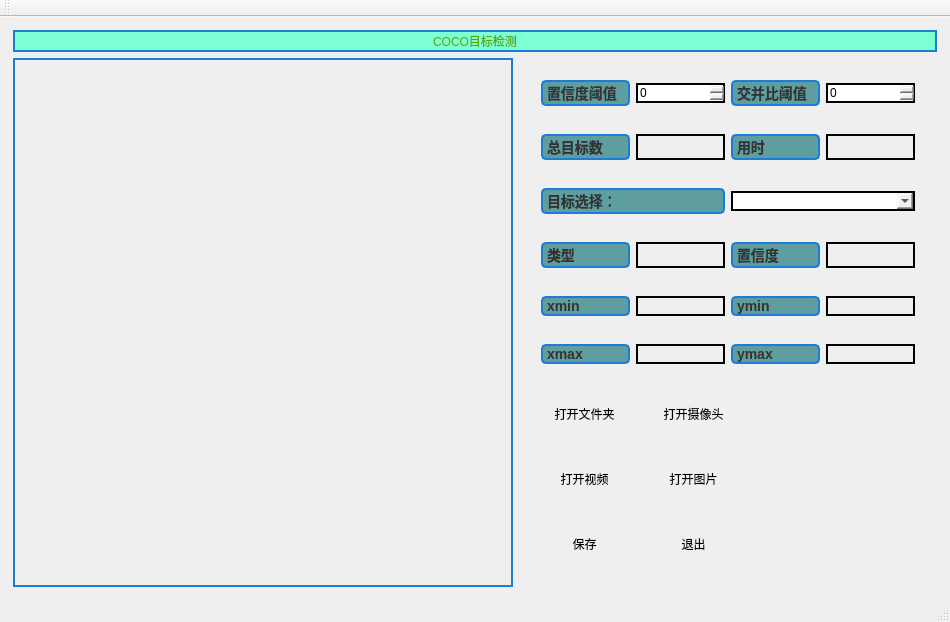
<?xml version="1.0" encoding="UTF-8"?>
<ui version="4.0">
 <class>QtWidgetsApplication2Class</class>
 <widget class="QMainWindow" name="QtWidgetsApplication2Class">
  <property name="geometry">
   <rect>
    <x>0</x>
    <y>0</y>
    <width>950</width>
    <height>622</height>
   </rect>
  </property>
  <property name="windowTitle">
   <string>QtWidgetsApplication2</string>
  </property>
  <widget class="QWidget" name="centralWidget">
   <layout class="QHBoxLayout" name="horizontalLayout_10">
    <item>
     <layout class="QVBoxLayout" name="verticalLayout_5">
      <property name="sizeConstraint">
       <enum>QLayout::SizeConstraint::SetMinAndMaxSize</enum>
      </property>
      <property name="leftMargin">
       <number>2</number>
      </property>
      <property name="topMargin">
       <number>2</number>
      </property>
      <property name="rightMargin">
       <number>2</number>
      </property>
      <property name="bottomMargin">
       <number>2</number>
      </property>
      <item>
       <widget class="QLabel" name="label">
        <property name="minimumSize">
         <size>
          <width>0</width>
          <height>0</height>
         </size>
        </property>
        <property name="maximumSize">
         <size>
          <width>16777215</width>
          <height>100</height>
         </size>
        </property>
        <property name="contextMenuPolicy">
         <enum>Qt::ContextMenuPolicy::NoContextMenu</enum>
        </property>
        <property name="styleSheet">
         <string notr="true">font: 24pt &quot;华文楷体&quot;;
color: rgb(85, 170, 0);
border-style: solid; /* 边框样式 */
border-width: 2px; /* 边框宽度 */
border-color: #1c7cd6; /* 边框颜色 */
background-color: #7FFFD4; /* 背景颜色 */</string>
        </property>
        <property name="text">
         <string>COCO目标检测</string>
        </property>
        <property name="textFormat">
         <enum>Qt::TextFormat::AutoText</enum>
        </property>
        <property name="alignment">
         <set>Qt::AlignmentFlag::AlignCenter</set>
        </property>
        <property name="margin">
         <number>0</number>
        </property>
        <property name="indent">
         <number>-1</number>
        </property>
        <property name="openExternalLinks">
         <bool>false</bool>
        </property>
        <property name="textInteractionFlags">
         <set>Qt::TextInteractionFlag::LinksAccessibleByMouse|Qt::TextInteractionFlag::TextEditable</set>
        </property>
        <property name="buddy">
         <cstring></cstring>
        </property>
       </widget>
      </item>
      <item>
       <layout class="QHBoxLayout" name="horizontalLayout_9">
        <item>
         <widget class="QLabel" name="label_6">
          <property name="sizePolicy">
           <sizepolicy hsizetype="Preferred" vsizetype="Preferred">
            <horstretch>0</horstretch>
            <verstretch>0</verstretch>
           </sizepolicy>
          </property>
          <property name="minimumSize">
           <size>
            <width>500</width>
            <height>0</height>
           </size>
          </property>
          <property name="styleSheet">
           <string notr="true">QLabel {
   
    background-image: url(:占位图片.png); /* 背景图片 */
    background-repeat: no-repeat; /* 背景图片不重复 */
    background-position: center; /* 背景图片居中 */
	border-style: solid; /* 边框样式 */
	border-width: 2px; /* 边框宽度 */
	border-color: #1c7cd6; /* 边框颜色 */
}
</string>
          </property>
          <property name="text">
           <string/>
          </property>
          <property name="textFormat">
           <enum>Qt::TextFormat::MarkdownText</enum>
          </property>
          <property name="alignment">
           <set>Qt::AlignmentFlag::AlignCenter</set>
          </property>
         </widget>
        </item>
        <item>
         <layout class="QVBoxLayout" name="verticalLayout_4">
          <item>
           <widget class="QWidget" name="widget_5" native="true">
            <property name="styleSheet">
             <string notr="true">QWidget{border-style: solid; /* 边框样式 */
border-width: 2px; /* 边框宽度 */
#border-color: #1c7cd6; /* 边框颜色 */}</string>
            </property>
            <layout class="QVBoxLayout" name="verticalLayout">
             <item>
              <widget class="QWidget" name="widget_2" native="true">
               <property name="contextMenuPolicy">
                <enum>Qt::ContextMenuPolicy::ActionsContextMenu</enum>
               </property>
               <property name="layoutDirection">
                <enum>Qt::LayoutDirection::LeftToRight</enum>
               </property>
               <property name="styleSheet">
                <string notr="true"/>
               </property>
               <layout class="QHBoxLayout" name="horizontalLayout">
                <item>
                 <widget class="QLabel" name="label_2">
                  <property name="styleSheet">
                   <string notr="true">QLabel {
	color: #333333; /* 文本颜色 */
    font-size: 14px; /* 字体大小 */
    font-weight: bold; /* 字体粗细 */
    font-family: Arial; /* 字体家族 */

    border-style: solid; /* 边框样式 */
    border-width: 2px; /* 边框宽度 */
    border-color: #1c7cd6; /* 边框颜色 */
    border-radius: 5px; /* 边框圆角 */
	background-color: #5F9EA0; /* 背景颜色 */
	padding: 0px; /* 内边距 */
    margin: 0px; /* 外边距 */
 	opacity: 0.5; /* 50% 透明度 */
}
</string>
                  </property>
                  <property name="text">
                   <string>置信度阈值</string>
                  </property>
                 </widget>
                </item>
                <item>
                 <widget class="QSpinBox" name="spinBox">
                  <property name="styleSheet">
                   <string notr="true"/>
                  </property>
                 </widget>
                </item>
                <item>
                 <widget class="QLabel" name="label_3">
                  <property name="styleSheet">
                   <string notr="true">QLabel {
	color: #333333; /* 文本颜色 */
    font-size: 14px; /* 字体大小 */
    font-weight: bold; /* 字体粗细 */
    font-family: Arial; /* 字体家族 */

    border-style: solid; /* 边框样式 */
    border-width: 2px; /* 边框宽度 */
    border-color: #1c7cd6; /* 边框颜色 */
    border-radius: 5px; /* 边框圆角 */
	background-color: #5F9EA0; /* 背景颜色 */
	padding: 0px; /* 内边距 */
    margin: 0px; /* 外边距 */
 	opacity: 0.5; /* 50% 透明度 */
}
</string>
                  </property>
                  <property name="text">
                   <string>交并比阈值</string>
                  </property>
                 </widget>
                </item>
                <item>
                 <widget class="QSpinBox" name="spinBox_2"/>
                </item>
               </layout>
              </widget>
             </item>
             <item>
              <widget class="QWidget" name="widget_4" native="true">
               <layout class="QHBoxLayout" name="horizontalLayout_2">
                <item>
                 <widget class="QLabel" name="label_16">
                  <property name="styleSheet">
                   <string notr="true">QLabel {
	color: #333333; /* 文本颜色 */
    font-size: 14px; /* 字体大小 */
    font-weight: bold; /* 字体粗细 */
    font-family: Arial; /* 字体家族 */

    border-style: solid; /* 边框样式 */
    border-width: 2px; /* 边框宽度 */
    border-color: #1c7cd6; /* 边框颜色 */
    border-radius: 5px; /* 边框圆角 */
	background-color: #5F9EA0; /* 背景颜色 */
	padding: 0px; /* 内边距 */
    margin: 0px; /* 外边距 */
 	opacity: 0.5; /* 50% 透明度 */
}
</string>
                  </property>
                  <property name="text">
                   <string>总目标数</string>
                  </property>
                 </widget>
                </item>
                <item>
                 <widget class="QLabel" name="label_4">
                  <property name="text">
                   <string/>
                  </property>
                 </widget>
                </item>
                <item>
                 <widget class="QLabel" name="label_17">
                  <property name="autoFillBackground">
                   <bool>false</bool>
                  </property>
                  <property name="styleSheet">
                   <string notr="true">QLabel {
	color: #333333; /* 文本颜色 */
    font-size: 14px; /* 字体大小 */
    font-weight: bold; /* 字体粗细 */
    font-family: Arial; /* 字体家族 */

    border-style: solid; /* 边框样式 */
    border-width: 2px; /* 边框宽度 */
    border-color: #1c7cd6; /* 边框颜色 */
    border-radius: 5px; /* 边框圆角 */
	background-color: #5F9EA0; /* 背景颜色 */
	padding: 0px; /* 内边距 */
    margin: 0px; /* 外边距 */
 	opacity: 0.5; /* 50% 透明度 */
}
</string>
                  </property>
                  <property name="text">
                   <string>用时</string>
                  </property>
                 </widget>
                </item>
                <item>
                 <widget class="QLabel" name="label_5">
                  <property name="text">
                   <string/>
                  </property>
                 </widget>
                </item>
               </layout>
              </widget>
             </item>
             <item>
              <widget class="QWidget" name="widget_9" native="true">
               <layout class="QHBoxLayout" name="horizontalLayout_6">
                <item>
                 <widget class="QLabel" name="label_18">
                  <property name="styleSheet">
                   <string notr="true">QLabel {
	color: #333333; /* 文本颜色 */
    font-size: 14px; /* 字体大小 */
    font-weight: bold; /* 字体粗细 */
    font-family: Arial; /* 字体家族 */

    border-style: solid; /* 边框样式 */
    border-width: 2px; /* 边框宽度 */
    border-color: #1c7cd6; /* 边框颜色 */
    border-radius: 5px; /* 边框圆角 */
	background-color: #5F9EA0; /* 背景颜色 */
	padding: 0px; /* 内边距 */
    margin: 0px; /* 外边距 */
 	opacity: 0.5; /* 50% 透明度 */
}
</string>
                  </property>
                  <property name="text">
                   <string>目标选择：</string>
                  </property>
                 </widget>
                </item>
                <item>
                 <widget class="QComboBox" name="comboBox"/>
                </item>
               </layout>
              </widget>
             </item>
             <item>
              <widget class="QWidget" name="widget_6" native="true">
               <layout class="QHBoxLayout" name="horizontalLayout_3">
                <item>
                 <widget class="QLabel" name="label_19">
                  <property name="styleSheet">
                   <string notr="true">QLabel {
	color: #333333; /* 文本颜色 */
    font-size: 14px; /* 字体大小 */
    font-weight: bold; /* 字体粗细 */
    font-family: Arial; /* 字体家族 */

    border-style: solid; /* 边框样式 */
    border-width: 2px; /* 边框宽度 */
    border-color: #1c7cd6; /* 边框颜色 */
    border-radius: 5px; /* 边框圆角 */
	background-color: #5F9EA0; /* 背景颜色 */
	padding: 0px; /* 内边距 */
    margin: 0px; /* 外边距 */
 	opacity: 0.5; /* 50% 透明度 */
}
</string>
                  </property>
                  <property name="text">
                   <string>类型</string>
                  </property>
                 </widget>
                </item>
                <item>
                 <widget class="QLabel" name="label_8">
                  <property name="text">
                   <string/>
                  </property>
                 </widget>
                </item>
                <item>
                 <widget class="QLabel" name="label_20">
                  <property name="styleSheet">
                   <string notr="true">QLabel {
	color: #333333; /* 文本颜色 */
    font-size: 14px; /* 字体大小 */
    font-weight: bold; /* 字体粗细 */
    font-family: Arial; /* 字体家族 */

    border-style: solid; /* 边框样式 */
    border-width: 2px; /* 边框宽度 */
    border-color: #1c7cd6; /* 边框颜色 */
    border-radius: 5px; /* 边框圆角 */
	background-color: #5F9EA0; /* 背景颜色 */
	padding: 0px; /* 内边距 */
    margin: 0px; /* 外边距 */
 	opacity: 0.5; /* 50% 透明度 */
}
</string>
                  </property>
                  <property name="text">
                   <string>置信度</string>
                  </property>
                 </widget>
                </item>
                <item>
                 <widget class="QLabel" name="label_7">
                  <property name="text">
                   <string/>
                  </property>
                 </widget>
                </item>
               </layout>
              </widget>
             </item>
             <item>
              <widget class="QWidget" name="widget_7" native="true">
               <layout class="QHBoxLayout" name="horizontalLayout_4">
                <item>
                 <widget class="QLabel" name="label_22">
                  <property name="styleSheet">
                   <string notr="true">QLabel {
	color: #333333; /* 文本颜色 */
    font-size: 14px; /* 字体大小 */
    font-weight: bold; /* 字体粗细 */
    font-family: Arial; /* 字体家族 */

    border-style: solid; /* 边框样式 */
    border-width: 2px; /* 边框宽度 */
    border-color: #1c7cd6; /* 边框颜色 */
    border-radius: 5px; /* 边框圆角 */
	background-color: #5F9EA0; /* 背景颜色 */
	padding: 0px; /* 内边距 */
    margin: 0px; /* 外边距 */
 	opacity: 0.5; /* 50% 透明度 */
}
</string>
                  </property>
                  <property name="text">
                   <string>xmin</string>
                  </property>
                 </widget>
                </item>
                <item>
                 <widget class="QLabel" name="label_9">
                  <property name="text">
                   <string/>
                  </property>
                 </widget>
                </item>
                <item>
                 <widget class="QLabel" name="label_23">
                  <property name="styleSheet">
                   <string notr="true">QLabel {
	color: #333333; /* 文本颜色 */
    font-size: 14px; /* 字体大小 */
    font-weight: bold; /* 字体粗细 */
    font-family: Arial; /* 字体家族 */

    border-style: solid; /* 边框样式 */
    border-width: 2px; /* 边框宽度 */
    border-color: #1c7cd6; /* 边框颜色 */
    border-radius: 5px; /* 边框圆角 */
	background-color: #5F9EA0; /* 背景颜色 */
	padding: 0px; /* 内边距 */
    margin: 0px; /* 外边距 */
 	opacity: 0.5; /* 50% 透明度 */
}
</string>
                  </property>
                  <property name="text">
                   <string>ymin</string>
                  </property>
                 </widget>
                </item>
                <item>
                 <widget class="QLabel" name="label_10">
                  <property name="text">
                   <string/>
                  </property>
                 </widget>
                </item>
               </layout>
              </widget>
             </item>
             <item>
              <widget class="QWidget" name="widget_8" native="true">
               <layout class="QHBoxLayout" name="horizontalLayout_5">
                <item>
                 <widget class="QLabel" name="label_24">
                  <property name="styleSheet">
                   <string notr="true">QLabel {
	color: #333333; /* 文本颜色 */
    font-size: 14px; /* 字体大小 */
    font-weight: bold; /* 字体粗细 */
    font-family: Arial; /* 字体家族 */

    border-style: solid; /* 边框样式 */
    border-width: 2px; /* 边框宽度 */
    border-color: #1c7cd6; /* 边框颜色 */
    border-radius: 5px; /* 边框圆角 */
	background-color: #5F9EA0; /* 背景颜色 */
	padding: 0px; /* 内边距 */
    margin: 0px; /* 外边距 */
 	opacity: 0.5; /* 50% 透明度 */
}
</string>
                  </property>
                  <property name="text">
                   <string>xmax</string>
                  </property>
                 </widget>
                </item>
                <item>
                 <widget class="QLabel" name="label_11">
                  <property name="text">
                   <string/>
                  </property>
                 </widget>
                </item>
                <item>
                 <widget class="QLabel" name="label_25">
                  <property name="styleSheet">
                   <string notr="true">QLabel {
	color: #333333; /* 文本颜色 */
    font-size: 14px; /* 字体大小 */
    font-weight: bold; /* 字体粗细 */
    font-family: Arial; /* 字体家族 */

    border-style: solid; /* 边框样式 */
    border-width: 2px; /* 边框宽度 */
    border-color: #1c7cd6; /* 边框颜色 */
    border-radius: 5px; /* 边框圆角 */
	background-color: #5F9EA0; /* 背景颜色 */
	padding: 0px; /* 内边距 */
    margin: 0px; /* 外边距 */
 	opacity: 0.5; /* 50% 透明度 */
}
</string>
                  </property>
                  <property name="text">
                   <string>ymax</string>
                  </property>
                 </widget>
                </item>
                <item>
                 <widget class="QLabel" name="label_12">
                  <property name="text">
                   <string/>
                  </property>
                 </widget>
                </item>
               </layout>
              </widget>
             </item>
             <item>
              <widget class="QWidget" name="widget_3" native="true">
               <property name="sizeIncrement">
                <size>
                 <width>50</width>
                 <height>0</height>
                </size>
               </property>
               <property name="layoutDirection">
                <enum>Qt::LayoutDirection::LeftToRight</enum>
               </property>
               <layout class="QHBoxLayout" name="horizontalLayout_8">
                <property name="spacing">
                 <number>0</number>
                </property>
                <property name="leftMargin">
                 <number>0</number>
                </property>
                <property name="topMargin">
                 <number>0</number>
                </property>
                <property name="rightMargin">
                 <number>0</number>
                </property>
                <property name="bottomMargin">
                 <number>0</number>
                </property>
                <item>
                 <widget class="QWidget" name="widget_11" native="true">
                  <property name="sizePolicy">
                   <sizepolicy hsizetype="MinimumExpanding" vsizetype="MinimumExpanding">
                    <horstretch>0</horstretch>
                    <verstretch>0</verstretch>
                   </sizepolicy>
                  </property>
                  <property name="focusPolicy">
                   <enum>Qt::FocusPolicy::NoFocus</enum>
                  </property>
                  <layout class="QHBoxLayout" name="horizontalLayout_11">
                   <property name="spacing">
                    <number>0</number>
                   </property>
                   <property name="leftMargin">
                    <number>0</number>
                   </property>
                   <property name="topMargin">
                    <number>0</number>
                   </property>
                   <property name="rightMargin">
                    <number>0</number>
                   </property>
                   <property name="bottomMargin">
                    <number>0</number>
                   </property>
                   <item>
                    <layout class="QGridLayout" name="gridLayout">
                     <property name="sizeConstraint">
                      <enum>QLayout::SizeConstraint::SetMaximumSize</enum>
                     </property>
                     <property name="spacing">
                      <number>0</number>
                     </property>
                     <item row="2" column="0">
                      <widget class="QToolButton" name="toolButton_3">
                       <property name="sizePolicy">
                        <sizepolicy hsizetype="Expanding" vsizetype="Expanding">
                         <horstretch>0</horstretch>
                         <verstretch>0</verstretch>
                        </sizepolicy>
                       </property>
                       <property name="styleSheet">
                        <string notr="true">QToolButton:hover
{
    color:rgb(255,222,173);
    border:2px solid #78909C;
    background-color:#20B2AA;
}</string>
                       </property>
                       <property name="text">
                        <string>打开视频</string>
                       </property>
                       <property name="icon">
                        <iconset>
                         <normaloff>E:/浏览器下载文件/image/复制文件.png</normaloff>E:/浏览器下载文件/image/复制文件.png</iconset>
                       </property>
                       <property name="toolButtonStyle">
                        <enum>Qt::ToolButtonStyle::ToolButtonTextBesideIcon</enum>
                       </property>
                      </widget>
                     </item>
                     <item row="3" column="0">
                      <widget class="QToolButton" name="toolButton_4">
                       <property name="sizePolicy">
                        <sizepolicy hsizetype="Expanding" vsizetype="Expanding">
                         <horstretch>0</horstretch>
                         <verstretch>0</verstretch>
                        </sizepolicy>
                       </property>
                       <property name="sizeIncrement">
                        <size>
                         <width>0</width>
                         <height>0</height>
                        </size>
                       </property>
                       <property name="baseSize">
                        <size>
                         <width>5</width>
                         <height>5</height>
                        </size>
                       </property>
                       <property name="cursor">
                        <cursorShape>ArrowCursor</cursorShape>
                       </property>
                       <property name="contextMenuPolicy">
                        <enum>Qt::ContextMenuPolicy::DefaultContextMenu</enum>
                       </property>
                       <property name="styleSheet">
                        <string notr="true">QToolButton:hover
{
    color:rgb(255,222,173);
    border:2px solid #78909C;
    background-color:#20B2AA;
}</string>
                       </property>
                       <property name="inputMethodHints">
                        <set>Qt::InputMethodHint::ImhNone</set>
                       </property>
                       <property name="text">
                        <string>保存</string>
                       </property>
                       <property name="icon">
                        <iconset>
                         <normaloff>E:/浏览器下载文件/image/储存.png</normaloff>E:/浏览器下载文件/image/储存.png</iconset>
                       </property>
                       <property name="autoRepeatDelay">
                        <number>300</number>
                       </property>
                       <property name="autoRepeatInterval">
                        <number>100</number>
                       </property>
                       <property name="toolButtonStyle">
                        <enum>Qt::ToolButtonStyle::ToolButtonTextBesideIcon</enum>
                       </property>
                       <property name="autoRaise">
                        <bool>false</bool>
                       </property>
                      </widget>
                     </item>
                     <item row="1" column="0">
                      <widget class="QToolButton" name="toolButton_2">
                       <property name="sizePolicy">
                        <sizepolicy hsizetype="Expanding" vsizetype="Expanding">
                         <horstretch>0</horstretch>
                         <verstretch>0</verstretch>
                        </sizepolicy>
                       </property>
                       <property name="styleSheet">
                        <string notr="true">QToolButton:hover
{
    color:rgb(255,222,173);
    border:2px solid #78909C;
    background-color:#20B2AA;
}</string>
                       </property>
                       <property name="text">
                        <string>打开文件夹</string>
                       </property>
                       <property name="icon">
                        <iconset>
                         <normaloff>E:/浏览器下载文件/image/笔记.png</normaloff>E:/浏览器下载文件/image/笔记.png</iconset>
                       </property>
                       <property name="autoRepeatDelay">
                        <number>300</number>
                       </property>
                       <property name="toolButtonStyle">
                        <enum>Qt::ToolButtonStyle::ToolButtonTextBesideIcon</enum>
                       </property>
                       <property name="autoRaise">
                        <bool>false</bool>
                       </property>
                       <property name="arrowType">
                        <enum>Qt::ArrowType::NoArrow</enum>
                       </property>
                      </widget>
                     </item>
                     <item row="3" column="1">
                      <widget class="QToolButton" name="toolButton_6">
                       <property name="sizePolicy">
                        <sizepolicy hsizetype="Expanding" vsizetype="Expanding">
                         <horstretch>0</horstretch>
                         <verstretch>0</verstretch>
                        </sizepolicy>
                       </property>
                       <property name="focusPolicy">
                        <enum>Qt::FocusPolicy::TabFocus</enum>
                       </property>
                       <property name="acceptDrops">
                        <bool>true</bool>
                       </property>
                       <property name="styleSheet">
                        <string notr="true">QToolButton:hover
{
    color:rgb(255,222,173);
    border:2px solid #78909C;
    background-color:#20B2AA;
}</string>
                       </property>
                       <property name="text">
                        <string>退出</string>
                       </property>
                       <property name="icon">
                        <iconset>
                         <normaloff>E:/浏览器下载文件/image/取消.png</normaloff>E:/浏览器下载文件/image/取消.png</iconset>
                       </property>
                       <property name="shortcut">
                        <string comment="0"/>
                       </property>
                       <property name="checkable">
                        <bool>false</bool>
                       </property>
                       <property name="toolButtonStyle">
                        <enum>Qt::ToolButtonStyle::ToolButtonTextBesideIcon</enum>
                       </property>
                      </widget>
                     </item>
                     <item row="2" column="1">
                      <widget class="QToolButton" name="toolButton">
                       <property name="sizePolicy">
                        <sizepolicy hsizetype="Expanding" vsizetype="Expanding">
                         <horstretch>0</horstretch>
                         <verstretch>0</verstretch>
                        </sizepolicy>
                       </property>
                       <property name="layoutDirection">
                        <enum>Qt::LayoutDirection::LeftToRight</enum>
                       </property>
                       <property name="autoFillBackground">
                        <bool>false</bool>
                       </property>
                       <property name="styleSheet">
                        <string notr="true">QToolButton:hover
{
    color:rgb(255,222,173);
    border:2px solid #78909C;
    background-color:#20B2AA;
}</string>
                       </property>
                       <property name="text">
                        <string>打开图片</string>
                       </property>
                       <property name="icon">
                        <iconset>
                         <normaloff>E:/浏览器下载文件/image/打印.png</normaloff>E:/浏览器下载文件/image/打印.png</iconset>
                       </property>
                       <property name="popupMode">
                        <enum>QToolButton::ToolButtonPopupMode::DelayedPopup</enum>
                       </property>
                       <property name="toolButtonStyle">
                        <enum>Qt::ToolButtonStyle::ToolButtonTextBesideIcon</enum>
                       </property>
                       <property name="arrowType">
                        <enum>Qt::ArrowType::NoArrow</enum>
                       </property>
                      </widget>
                     </item>
                     <item row="1" column="1">
                      <widget class="QToolButton" name="toolButton_5">
                       <property name="sizePolicy">
                        <sizepolicy hsizetype="Expanding" vsizetype="Expanding">
                         <horstretch>0</horstretch>
                         <verstretch>0</verstretch>
                        </sizepolicy>
                       </property>
                       <property name="styleSheet">
                        <string notr="true">QToolButton:hover
{
    color:rgb(255,222,173);
    border:2px solid #78909C;
    background-color:#20B2AA;
}</string>
                       </property>
                       <property name="text">
                        <string>打开摄像头</string>
                       </property>
                       <property name="icon">
                        <iconset>
                         <normaloff>E:/浏览器下载文件/image/档案.png</normaloff>E:/浏览器下载文件/image/档案.png</iconset>
                       </property>
                       <property name="toolButtonStyle">
                        <enum>Qt::ToolButtonStyle::ToolButtonTextBesideIcon</enum>
                       </property>
                      </widget>
                     </item>
                    </layout>
                   </item>
                  </layout>
                 </widget>
                </item>
                <item>
                 <spacer name="horizontalSpacer">
                  <property name="orientation">
                   <enum>Qt::Orientation::Horizontal</enum>
                  </property>
                  <property name="sizeType">
                   <enum>QSizePolicy::Policy::Fixed</enum>
                  </property>
                  <property name="sizeHint" stdset="0">
                   <size>
                    <width>178</width>
                    <height>88</height>
                   </size>
                  </property>
                 </spacer>
                </item>
               </layout>
              </widget>
             </item>
            </layout>
           </widget>
          </item>
         </layout>
        </item>
       </layout>
      </item>
     </layout>
    </item>
   </layout>
  </widget>
  <widget class="QMenuBar" name="menuBar">
   <property name="geometry">
    <rect>
     <x>0</x>
     <y>0</y>
     <width>950</width>
     <height>21</height>
    </rect>
   </property>
  </widget>
  <widget class="QToolBar" name="mainToolBar">
   <attribute name="toolBarArea">
    <enum>TopToolBarArea</enum>
   </attribute>
   <attribute name="toolBarBreak">
    <bool>false</bool>
   </attribute>
  </widget>
  <widget class="QStatusBar" name="statusBar"/>
 </widget>
 <layoutdefault spacing="6" margin="11"/>
 <resources>
  <include location="QtWidgetsApplication2.qrc"/>
 </resources>
 <connections/>
</ui>
